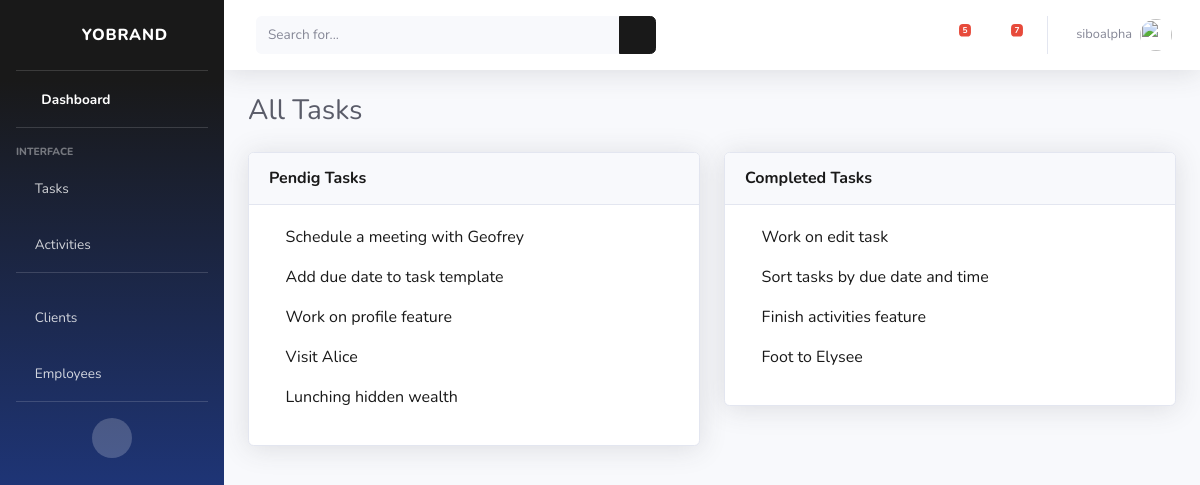
Page /tasks/ (signed in) on the committed database.
### cms/models.py (models this page shows, shortened)
class Task(models.Model):
    title = models.CharField(max_length=40, null=True)
    description = models.TextField(max_length=200, null=True)
    employee = models.ForeignKey(User, on_delete=models.SET_NULL, null=True)
    project = models.ForeignKey(Project, on_delete=models.SET_NULL ,null=True)
    complete = models.BooleanField(default=False)
    due_date = models.DateField(auto_now_add=False, null=True)
    due_time = models.TimeField(auto_now_add=False, null=True)

### cms/views.py (the view)
# urls.py: path('tasks/', views.tasks, name="tasks"),
@login_required(login_url='login')
def tasks(request):
    tasks = Task.objects.filter(employee=request.user).order_by('due_date', 'due_time')
    tasks_notification = Task.objects.filter(employee=request.user, complete = False).count()
    context = {'tasks': tasks, 'tasks_notification': tasks_notification}
    return render(request, 'cms/tasks.html', context)

### cms/templates/cms/tasks.html
{% extends 'cms/base.html' %}
{% block content %}
<div class="container-fluid">
    <div class="d-sm-flex align-items-center justify-content-between mb-4">
        <h1 class="h3 mb-0 text-gray-800">All Tasks</h1>
    </div>
    <div class="row">
        <div class="col-lg-6">
            <div class="card shadow mb-4">
                <div class="card-header py-3 d-flex flex-row align-items-center justify-content-between">
                    <h6 class="m-0 font-weight-bold text-primary"> Pendig Tasks</h6>
                </div>
                <div class="card-body">
                    {% for task in tasks %}
                    {% if task.complete == False %}
                    <a href="{% url 'task' task.id %}">
                        <p><span><i class="far fa-dot-circle" style='color:red'></i><span> </span>{{task.title}}</p>
                    </a>
                    {% endif %}
                    {% endfor %}
                </div>
            </div>
        </div>
        <div class="col-lg-6">
            <div class="card shadow mb-4">
                <div class="card-header py-3 d-flex flex-row align-items-center justify-content-between">
                    <h6 class="m-0 font-weight-bold text-primary"> Completed Tasks</h6>
                </div>
                <div class="card-body">
                    {% for task in tasks %}
                    {% if task.complete %}
                    <a href="{% url 'task' task.id %}">
                        <p><span><i class="far fa-check-circle" style='color:green'></i><span> </span>{{task.title}}</p>
                    </a>
                    {% endif %}
                    {% endfor %}
                </div>
            </div>
        </div>
    </div>
</div>
{% endblock %}

### cms/templates/cms/base.html (shortened to what this page needs)
<!DOCTYPE html>
{% load static %}
<html lang="en">
<head>
    <link href="{% static 'vendor/fontawesome-free/css/all.min.css' %}" rel="stylesheet" type="text/css">
    <link href="{% static 'css/sb-admin-2.min.css' %}" rel="stylesheet">
</head>
<body id="page-top">
    <div id="wrapper">
        <ul class="navbar-nav bg-gradient-primary sidebar sidebar-dark accordion" id="accordionSidebar">
            <a class="sidebar-brand d-flex align-items-center justify-content-center" href="{% url 'dashboard' %}">
                <div class="sidebar-brand-icon rotate-n-15">
                    <i class="fas fa-laugh-wink"></i>
                </div>
                <div class="sidebar-brand-text mx-3">Yobrand</div>
            </a>
            <hr class="sidebar-divider my-0">
            <li class="nav-item active">
                <a class="nav-link" href="{% url 'dashboard' %}">
                    <i class="fas fa-fw fa-tachometer-alt"></i>
                    <span>Dashboard</span></a>
            </li>
            <hr class="sidebar-divider">
            <div class="sidebar-heading">
                Interface
            </div>
            <li class="nav-item">
                <a class="nav-link collapsed" href="#" data-toggle="collapse" data-target="#menuItemTasks"
                    aria-expanded="true" aria-controls="menuItemTasks">
                    <i class="fas fa-clipboard-list"></i>
                    <span>Tasks</span>
                </a>
            </li>
            <li class="nav-item">
                <a class="nav-link collapsed" href="#" data-toggle="collapse" data-target="#menuItemActivities"
                    aria-expanded="true" aria-controls="menuItemActivities">
                    <i class="fas fa-network-wired"></i>
                    <span>Activities</span>
                </a>
            </li>
            <hr class="sidebar-divider">
            <li class="nav-item">
                <a class="nav-link collapsed" href="#" data-toggle="collapse" data-target="#menuItemClients"
                    aria-expanded="true" aria-controls="menuItemClients">
                    <i class="fas fa-users"></i>
                    <span>Clients</span>
                </a>
            </li>
            <li class="nav-item">
                <a class="nav-link collapsed" href="#" data-toggle="collapse" data-target="#menuItemEmployees"
                    aria-expanded="true" aria-controls="menuItemEmployees">
                    <i class="fas fa-users"></i>
                    <span>Employees</span>
                </a>
            </li>
            <hr class="sidebar-divider d-none d-md-block">
            <div class="text-center d-none d-md-inline">
                <button class="rounded-circle border-0" id="sidebarToggle"></button>
            </div>
        </ul>
        <div id="content-wrapper" class="d-flex flex-column">
            <div id="content">
                <nav class="navbar navbar-expand navbar-light bg-white topbar mb-4 static-top shadow">
                    <form
                        class="d-none d-sm-inline-block form-inline mr-auto ml-md-3 my-2 my-md-0 mw-100 navbar-search">
                        <div class="input-group">
                            <input type="text" class="form-control bg-light border-0 small" placeholder="Search for..."
                                aria-label="Search" aria-describedby="basic-addon2">
                            <div class="input-group-append">
                                <button class="btn btn-primary" type="button">
                                    <i class="fas fa-search fa-sm"></i>
                                </button>
                            </div>
                        </div>
                    </form>
                    <ul class="navbar-nav ml-auto">
                        <li class="nav-item dropdown no-arrow mx-1">
                            <a class="nav-link dropdown-toggle" href="#" id="alertsDropdown" role="button"
                                data-toggle="dropdown" aria-haspopup="true" aria-expanded="false">
                                <i class="fas fa-bell fa-fw"></i>
                                {% if tasks_notification %}
                                <span class="badge badge-danger badge-counter">{{tasks_notification}}</span>
                                {% endif %}
                            </a>
                        </li>
                        <li class="nav-item dropdown no-arrow mx-1">
                            <a class="nav-link dropdown-toggle" href="#" id="messagesDropdown" role="button"
                                data-toggle="dropdown" aria-haspopup="true" aria-expanded="false">
                                <i class="fas fa-envelope fa-fw"></i>
                                <span class="badge badge-danger badge-counter">7</span>
                            </a>
                        </li>
                        <li class="nav-item dropdown no-arrow">
                            <a class="nav-link dropdown-toggle" href="#" id="userDropdown" role="button"
                                data-toggle="dropdown" aria-haspopup="true" aria-expanded="false">
                                <span class="mr-2 d-none d-lg-inline text-gray-600 small">{{request.user}}</span>
                                <img class="img-profile rounded-circle" src="{% static 'img/undraw_profile.svg' %}">
                            </a>
                        </li>
                    </ul>
                </nav>
                {% block content%}
                {% endblock %}
</body>
</html>

### rows in the picture
Task: title "Schedule a meeting with Geofrey"
Task: title "Add due date to task template"
Task: title "Work on profile feature"
Task: title "Visit Alice"
Task: title "Lunching hidden wealth"
Task: title "Work on edit task"
Task: title "Sort tasks by due date and time"
Task: title "Finish activities feature"
Task: title "Foot to Elysee"

### other values in the picture
{{ tasks_notification }} "5"
{{ request.user }} "siboalpha"
